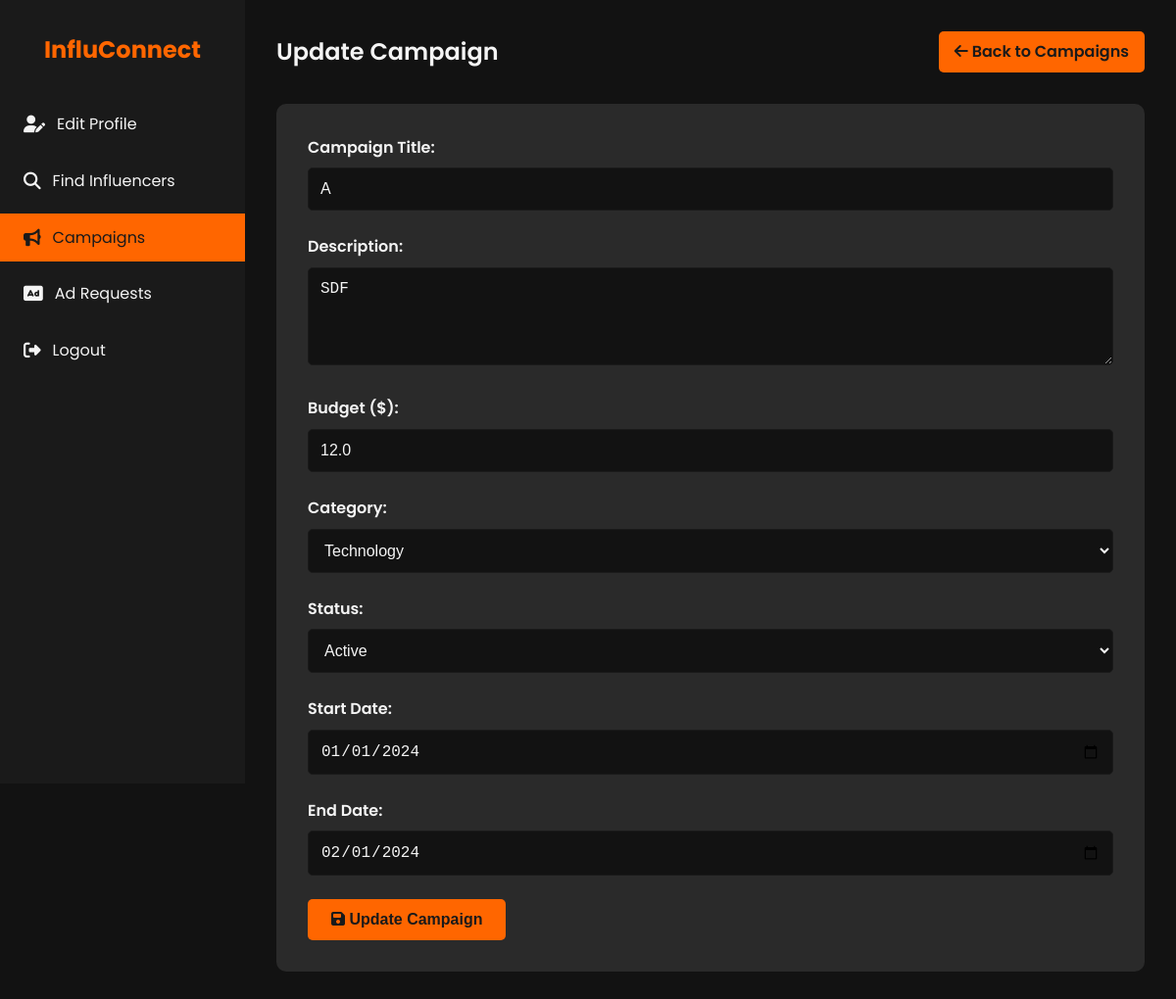
Screenshot of /campaigns/1/update (signed in) with the database file from the repository.
### models.py (models this page shows, shortened)
class Campaign(db.Model):
    id = db.Column(db.Integer, primary_key=True)
    sponsor_id = db.Column(db.Integer, db.ForeignKey('sponsor.id', ondelete='SET NULL'), nullable=True)
    title = db.Column(db.String(120), nullable=False)
    company_name= db.Column(db.String(120), nullable=False)
    description = db.Column(db.Text)
    budget = db.Column(db.Float)
    category = db.Column(db.String(120))
    status = db.Column(db.String(50), nullable=False)  # active, completed, flagged
    start_date = db.Column(db.DateTime)
    end_date = db.Column(db.DateTime)
    is_public = db.Column(db.Boolean, default=True)
    sponsor = db.relationship('Sponsor', backref=db.backref('campaigns', lazy=True, cascade='all, delete-orphan'))

### app.py (the view, shortened to what this page needs)
    @app.route('/campaigns/<int:campaign_id>/update', methods=['GET', 'POST'])
    @login_required
    @sponsor_required
    def update_campaign(campaign_id):
        campaign = Campaign.query.get_or_404(campaign_id)
        if campaign.sponsor_id != current_user.id:
            flash('You do not have permission to edit this campaign.', 'danger')
            return redirect(url_for('campaigns_list'))
        return render_template('update_campaign.html', campaign=campaign)

### templates/update_campaign.html (shortened to what this page needs)
<!DOCTYPE html>
<html lang="en">
<head>
    <link rel="stylesheet" href="https://cdnjs.cloudflare.com/ajax/libs/font-awesome/6.1.1/css/all.min.css">
</head>
<body>
    <div class="dashboard">
        <aside class="sidebar">
            <div class="logo">
                <h1>InfluConnect</h1>
            </div>
            <nav>
                <ul class="nav-menu">
                    <li class="nav-item">
                        <a href="{{ url_for('sponsor_profile') }}" class="nav-link">
                            <i class="fas fa-user-edit"></i> Edit Profile
                        </a>
                    </li>
                    <li class="nav-item">
                        <a href="{{ url_for('search_influencers') }}" class="nav-link">
                            <i class="fas fa-search"></i> Find Influencers
                        </a>
                    </li>
                    <li class="nav-item">
                        <a href="{{ url_for('campaigns_list') }}" class="nav-link active">
                            <i class="fas fa-bullhorn"></i> Campaigns
                        </a>
                    </li>
                    <li class="nav-item">
                        <a href="{{ url_for('list_ad_requests') }}" class="nav-link">
                            <i class="fas fa-ad"></i> Ad Requests
                        </a>
                    </li>
                    <li class="nav-item">
                        <a href="{{ url_for('logout') }}" class="nav-link">
                            <i class="fas fa-sign-out-alt"></i> Logout
                        </a>
                    </li>
                </ul>
            </nav>
        </aside>
        <main class="main-content">
            <header class="header">
                <h1 class="welcome-text">Update Campaign</h1>
                <a href="{{ url_for('campaigns_list') }}" class="btn">
                    <i class="fas fa-arrow-left"></i> Back to Campaigns
                </a>
            </header>
            <section class="form-container">
                <form action="{{ url_for('update_campaign', campaign_id=campaign.id) }}" method="POST">
                    <div class="form-group">
                        <label for="title">Campaign Title:</label>
                        <input type="text" id="title" name="title" class="form-control" value="{{ campaign.title }}" required>
                    </div>
                    <div class="form-group">
                        <label for="description">Description:</label>
                        <textarea id="description" name="description" class="form-control">{{ campaign.description }}</textarea>
                    </div>
                    <div class="form-group">
                        <label for="budget">Budget ($):</label>
                        <input type="number" id="budget" name="budget" step="0.01" class="form-control" value="{{ campaign.budget }}">
                    </div>
                    <div class="form-group">
                        <label for="category">Category:</label>
                        <select id="category" name="category" class="form-control">
                            <option value="Technology" {% if campaign.category == 'Technology' %}selected{% endif %}>Technology</option>
                        </select>
                    </div>
                    <div class="form-group">
                        <label for="status">Status:</label>
                        <select id="status" name="status" class="form-control">
                            <option value="active" {% if campaign.status == 'active' %}selected{% endif %}>Active</option>
                        </select>
                    </div>
                    <div class="form-group">
                        <label for="start_date">Start Date:</label>
                        <input type="date" id="start_date" name="start_date" class="form-control" value="{{ campaign.start_date.strftime('%Y-%m-%d') if campaign.start_date else '' }}">
                    </div>
                    <div class="form-group">
                        <label for="end_date">End Date:</label>
                        <input type="date" id="end_date" name="end_date" class="form-control" value="{{ campaign.end_date.strftime('%Y-%m-%d') if campaign.end_date else '' }}">
                    </div>
                    <button type="submit" class="btn-submit">
                        <i class="fas fa-save"></i> Update Campaign
                    </button>
                </form>
            </section>
        </main>
    </div>
</body>
</html>

### templates/update_campaign.html (style rules this page uses)
:root { --primary-color: #1a1a1a; --secondary-color: #ff6600; --text-color: #f4f4f4; --bg-color: #121212; --card-bg-color: #2a2a2a; --hover-color: #ff8533; }
* { margin: 0; padding: 0; box-sizing: border-box; }
body { font-family: 'Poppins', sans-serif; line-height: 1.6; color: var(--text-color); background-color: var(--bg-color); }
.dashboard { display: flex; min-height: 100vh; }
.sidebar { width: 250px; background-color: var(--primary-color); padding: 2rem 0; position: fixed; height: 100vh; overflow-y: auto; }
.logo { text-align: center; margin-bottom: 2rem; }
.logo h1 { color: var(--secondary-color); font-size: 1.5rem; }
.nav-menu { list-style-type: none; }
.nav-item { margin-bottom: 0.5rem; }
.nav-link { display: flex; align-items: center; padding: 0.75rem 1.5rem; color: var(--text-color); text-decoration: none; transition: all 0.3s ease; }
.nav-link:hover, .nav-link.active { background-color: var(--secondary-color); color: var(--primary-color); }
.nav-link i { margin-right: 0.75rem; font-size: 1.1rem; }
.main-content { flex-grow: 1; margin-left: 250px; padding: 2rem; }
.header { display: flex; justify-content: space-between; align-items: center; margin-bottom: 2rem; }
.welcome-text { font-size: 1.5rem; font-weight: 600; }
.btn { background-color: var(--secondary-color); color: var(--primary-color); padding: 0.5rem 1rem; border: none; border-radius: 5px; cursor: pointer; font-weight: 600; transition: all 0.3s ease; text-decoration: none; display: inline-block; }
.form-container { background-color: var(--card-bg-color); border-radius: 10px; padding: 2rem; }
.form-group { margin-bottom: 1.5rem; }
.form-group label { display: block; margin-bottom: 0.5rem; font-weight: 600; }
.form-control { width: 100%; padding: 0.75rem; border: 1px solid var(--primary-color); border-radius: 5px; background-color: var(--bg-color); color: var(--text-color); font-size: 1rem; }
textarea.form-control { min-height: 100px; resize: vertical; }
.btn-submit { background-color: var(--secondary-color); color: var(--primary-color); padding: 0.75rem 1.5rem; border: none; border-radius: 5px; cursor: pointer; font-weight: 600; font-size: 1rem; transition: all 0.3s ease; }

### rows the page displays
Campaign: title "A", description "SDF", budget "12.0", category "Technology", status "Active", start_date "01/01/2024", end_date "02/01/2024"
